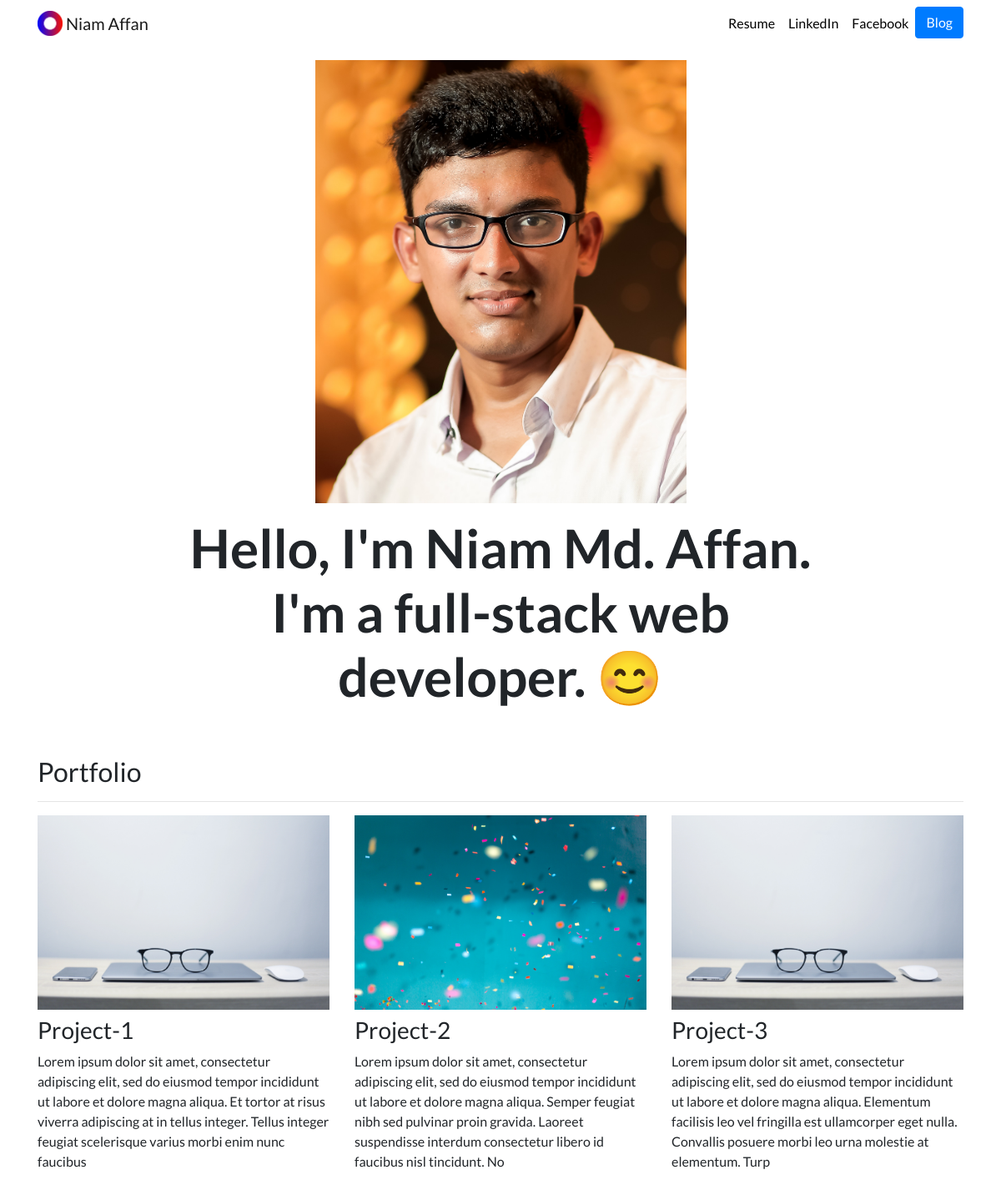
The page / on the database its author committed.
### portfolio/models.py (models this page shows, shortened)
class Project(models.Model):
    title = models.CharField(max_length=100)
    description = models.CharField(max_length=250)
    image = models.ImageField(upload_to='portfolio/images/')
    url = models.URLField(blank=True)

### portfolio/views.py (the view)
# urls.py: 2. Add a URL to urlpatterns:  path('', views.home, name='home')
def home(request):
    projects = Project.objects.all()
    return render(request, "portfolio/home.html", {'projects': projects})

### portfolio/templates/portfolio/home.html
{% extends "portfolio/base.html" %}
{% load static %}
{% block content %}
<div class="row justify-content-center my-3">
  <div class="col-5">
    <img src="{% static 'portfolio/My_Pro.jpg' %}" class="img-fluid">
  </div>
</div>
<div class="row justify-content-center mb-3">
  <div class="col-md-9 text-center">
    <h1 id="hometext" class="font-weight-bold">Hello, I'm Niam Md. Affan. I'm a full-stack web developer.
      😊</h1>
  </div>
</div>
<h2 class="mt-5">Portfolio</h2>
<hr>
<div class="row">
  {% for project in projects %}
  <div class="col-lg-4 col-md-6">
    {% if project.url %}
    <a href="{{ project.url }}">
      <img src="{{ project.image.url }}" class="img-fluid mb-2">
    </a>
    {% else %}
    <img src="{{ project.image.url }}" class="img-fluid mb-2">
    {% endif %}
    <h3>{{ project.title }}</h3>
    <p>{{ project.description }}</p>
  </div>
  {% endfor %}
</div>
{% endblock %}

### portfolio/templates/portfolio/base.html (shortened to what this page needs)
{% load static %}
<!doctype html>
<html lang="en">
<head>
  <link rel="stylesheet" href="https://stackpath.bootstrapcdn.com/bootstrap/4.4.1/css/bootstrap.min.css"
>
  <link rel="stylesheet" href="{% static "portfolio/custom.css" %}">
</head>
<body>
  <nav id="topNav" class="navbar navbar-expand-md navbar-light">
    <div class="container">
      <a class="navbar-brand" href="{% url 'home' %}">
        <img src="{% static "portfolio/Logo.png" %}" width="30" height="30" class="d-inline-block align-top"
          alt="Nick's Logo">
        <span>Niam Affan</span>
      </a>
      <div class="collapse navbar-collapse text-center" id="navbarNav">
        <ul class="navbar-nav ml-auto">
          <li class="nav-item">
            <a class="nav-link" href="{% static "portfolio/resume.pdf" %}">Resume</a>
          </li>
          <li class="nav-item">
            <a class="nav-link" href="https://www.linkedin.com/in/niam-affan-61aa92144/" target="_blank">LinkedIn</a>
          </li>
          <li class="nav-item">
            <a class="nav-link" href="https://www.facebook.com/niam.affan.1/" target="_blank">Facebook</a>
          </li>
          <li>
            <a role="button" href="{% url 'blog:all_blogs' %}" class="btn btn-primary">Blog</a>
          </li>
        </ul>
      </div>
    </div>
  </nav>
  <div class="container">
    {% block content %}{% endblock %}
  </div>
</body>
</html>

### portfolio/static/portfolio/custom.css (style rules this page uses)
.navbar-nav .nav-link { color: rgba(0,0,0,1) !important; }
body { font-family: 'Lato', sans-serif; }
@media (min-width: 992px) { #hometext { font-size: 4rem; } }

### rows shown on the page
Project: image (picture), title "Project-1", description "Lorem ipsum dolor sit amet, consectetur adipiscing elit, sed do eiusmod tempor incididunt ut labore et dolore magna aliqua. Et tortor at risus viverra adipiscing at in tellus integer. Tellus integer feugiat scelerisque varius morbi enim nunc faucibus"
Project: image (picture), title "Project-2", description "Lorem ipsum dolor sit amet, consectetur adipiscing elit, sed do eiusmod tempor incididunt ut labore et dolore magna aliqua. Semper feugiat nibh sed pulvinar proin gravida. Laoreet suspendisse interdum consectetur libero id faucibus nisl tincidunt. No"
Project: image (picture), title "Project-3", description "Lorem ipsum dolor sit amet, consectetur adipiscing elit, sed do eiusmod tempor incididunt ut labore et dolore magna aliqua. Elementum facilisis leo vel fringilla est ullamcorper eget nulla. Convallis posuere morbi leo urna molestie at elementum. Turp"
